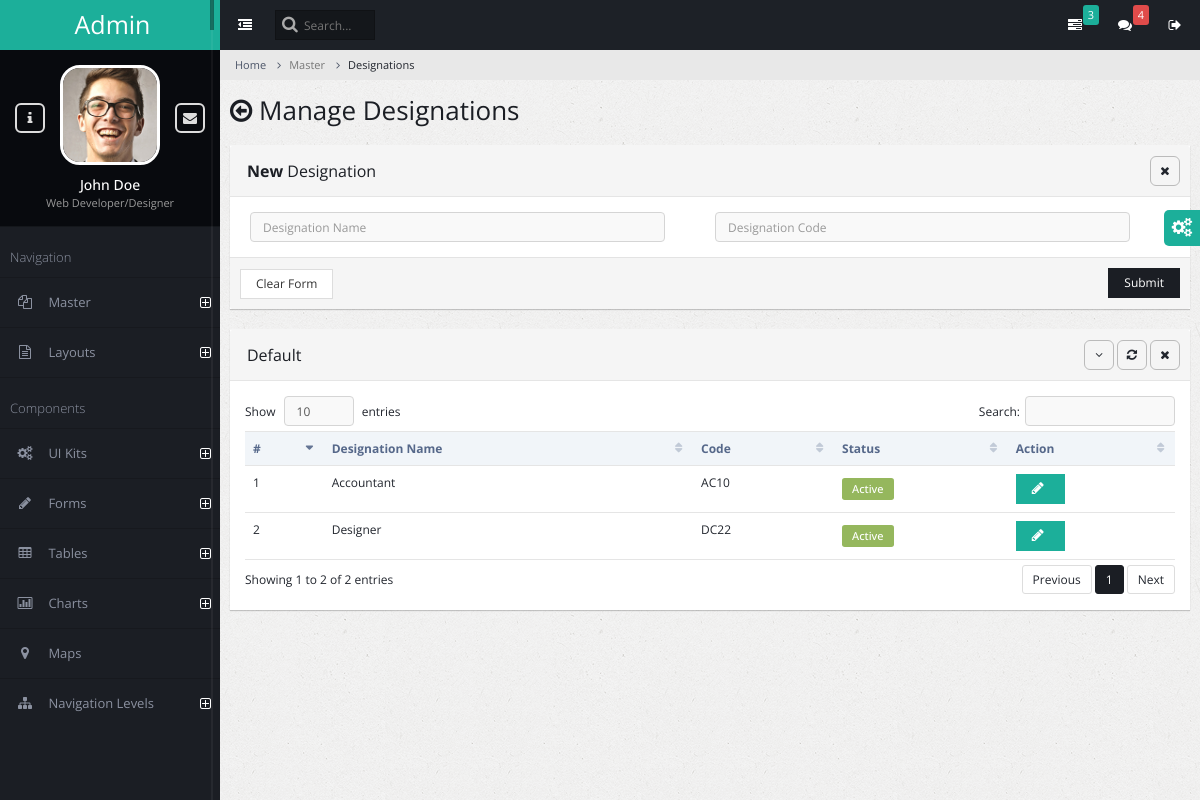
/designation/, run on an earlier commit of the app's database.
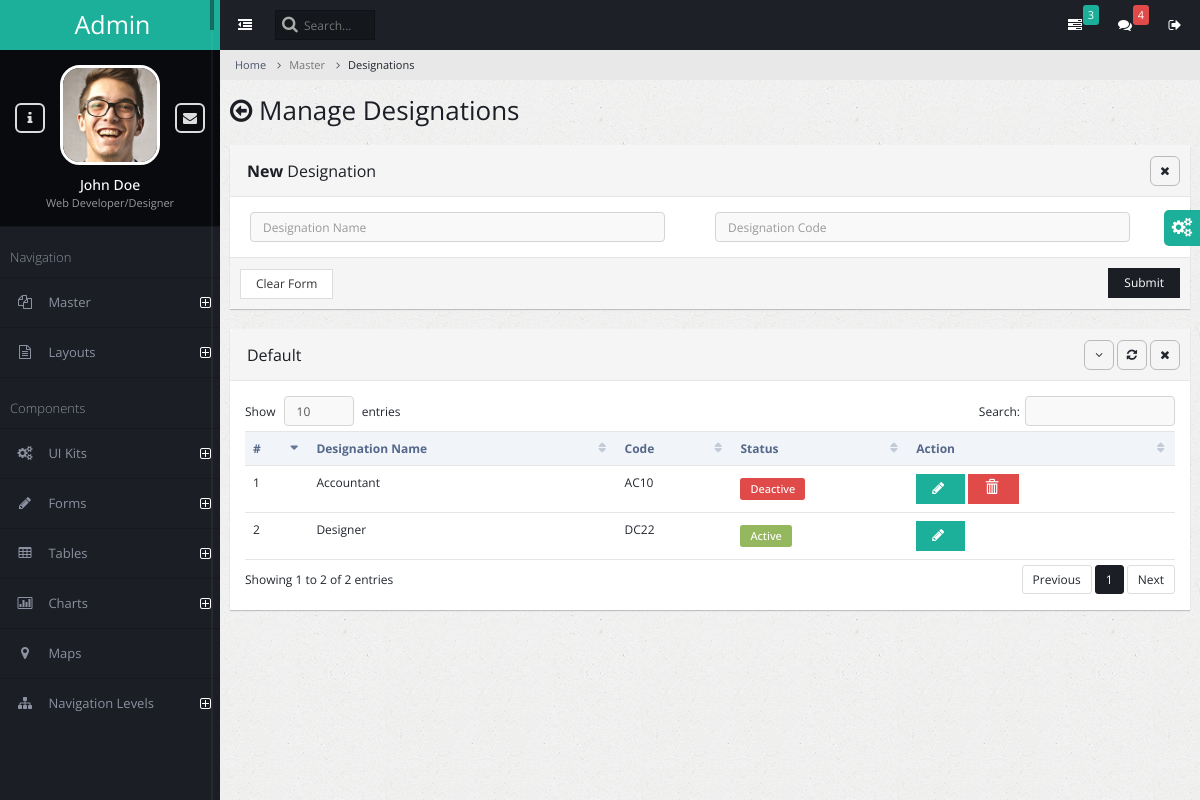
And on a later commit of the database.
### admin_master/models.py (models this page shows)
class AcademicDesignation(models.Model):
    designation_name = models.CharField(max_length=100)
    designation_code = models.CharField(max_length=10)
    is_active = models.BooleanField(default=True)

### admin_master/views.py (the view, shortened to what this page needs)
# urls.py: path('designation/', views.designation_manage,name="designation"),
def designation_manage(request):
    success_message=None
    error_message = None
    academic_designation = AcademicDesignation.objects.all()
    context = {
        'errormessage': error_message,
        'successmessage': success_message,
        'academic_designation': academic_designation,
    }
    return render(request, 'designation_manage.html',context)

### admin_master/templates/designation_manage.html (shortened to what the changed rows need)
{% extends 'admin_base.html' %}
{% block content %}
<div class="page-title">
    <h2><span class="fa fa-arrow-circle-o-left"></span> Manage Designations</h2>
</div>
<div class="page-content-wrap">
    <div class="row">
        <div class="col-md-12">
            <div class="panel panel-default">
                <div class="panel-body">
                    <table class="table datatable">
                        <thead>
                            <tr>
                                <th>#</th>
                                <th>Designation Name</th>
                                <th>Code</th>
                                <th>Status</th>
                                <th>Action</th>
                            </tr>
                        </thead>
                        <tbody>
                            {% for designation in academic_designation %}
                            <tr id="{{designation.id}}">
                                <td>{{ forloop.counter }}</td>
                                <td>{{ designation.designation_name }}</td>
                                <td>{{ designation.designation_code }}</td>
                                <td>
                                    {% if designation.is_active %}
                                    <span class="label label-success label-form">Active</span>
                                    {% else %}
                                    <span class="label label-danger label-form">Deactive</span>
                                    {% endif %}
                                </td>
                                <td>
                                    <button class="btn btn-info" onclick="edit_pop_designation({{designation.id}})">
                                        <span id ="spinner{{designation.id}}" class="fa fa-pencil"></span>
                                    </button>
                                    {% if not designation.is_active %}
                                    <a onclick="delete_designation({{designation.id}})">
                                        <button class="btn btn-danger">
                                            <span class="glyphicon glyphicon-trash"></span>
                                        </button>
                                    </a>
                                    {% endif %}
                                </td>
                            </tr>
                        {% endfor %}
                        </tbody>
                    </table>
                </div>
            </div>
        </div>
    </div>
</div>
{% endblock %}

What changed in the data, as far as the page shows it:
changed AcademicDesignation "Accountant": is_active "Active" → "Deactive"
